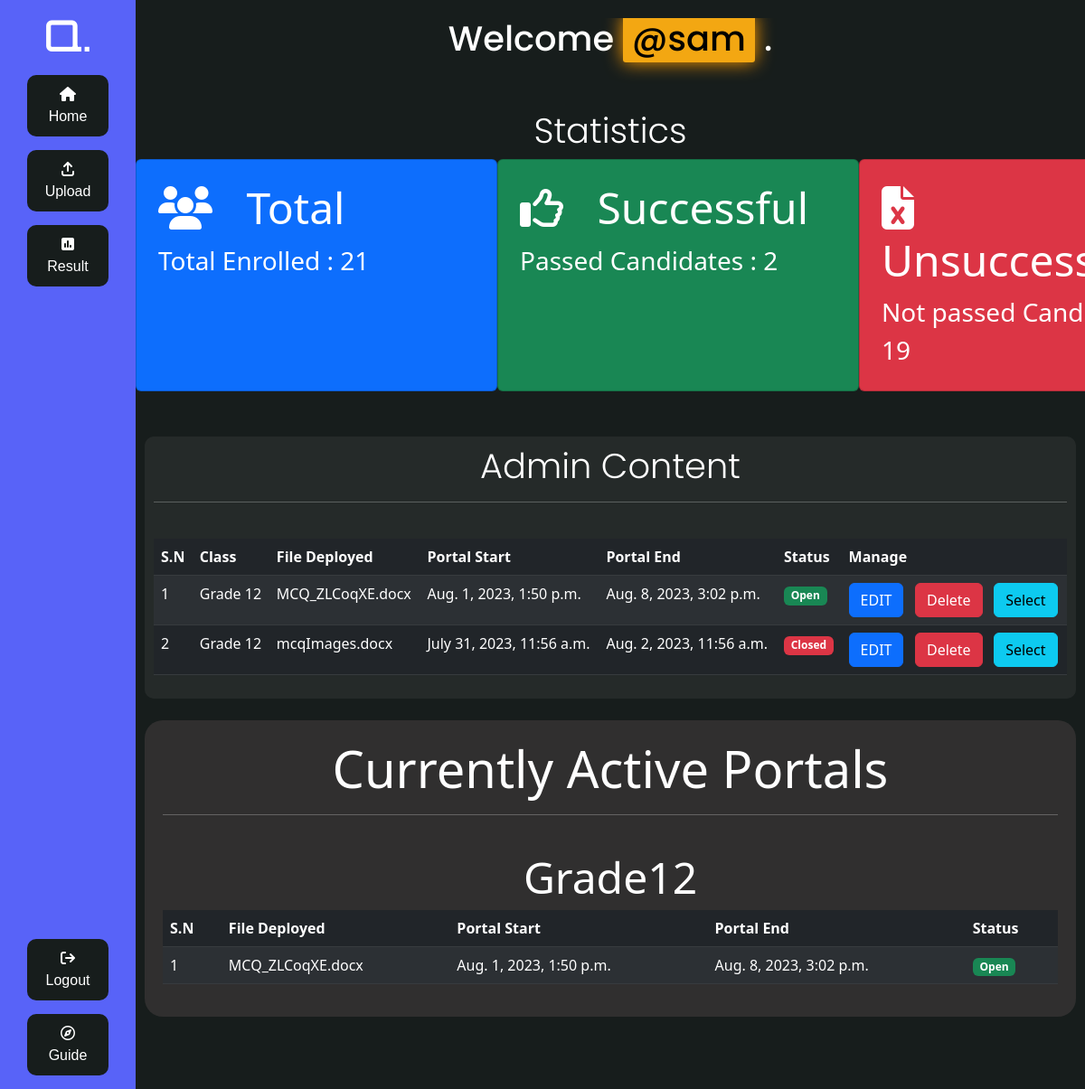
Page /adminPage/ (signed in) on the earlier database version.
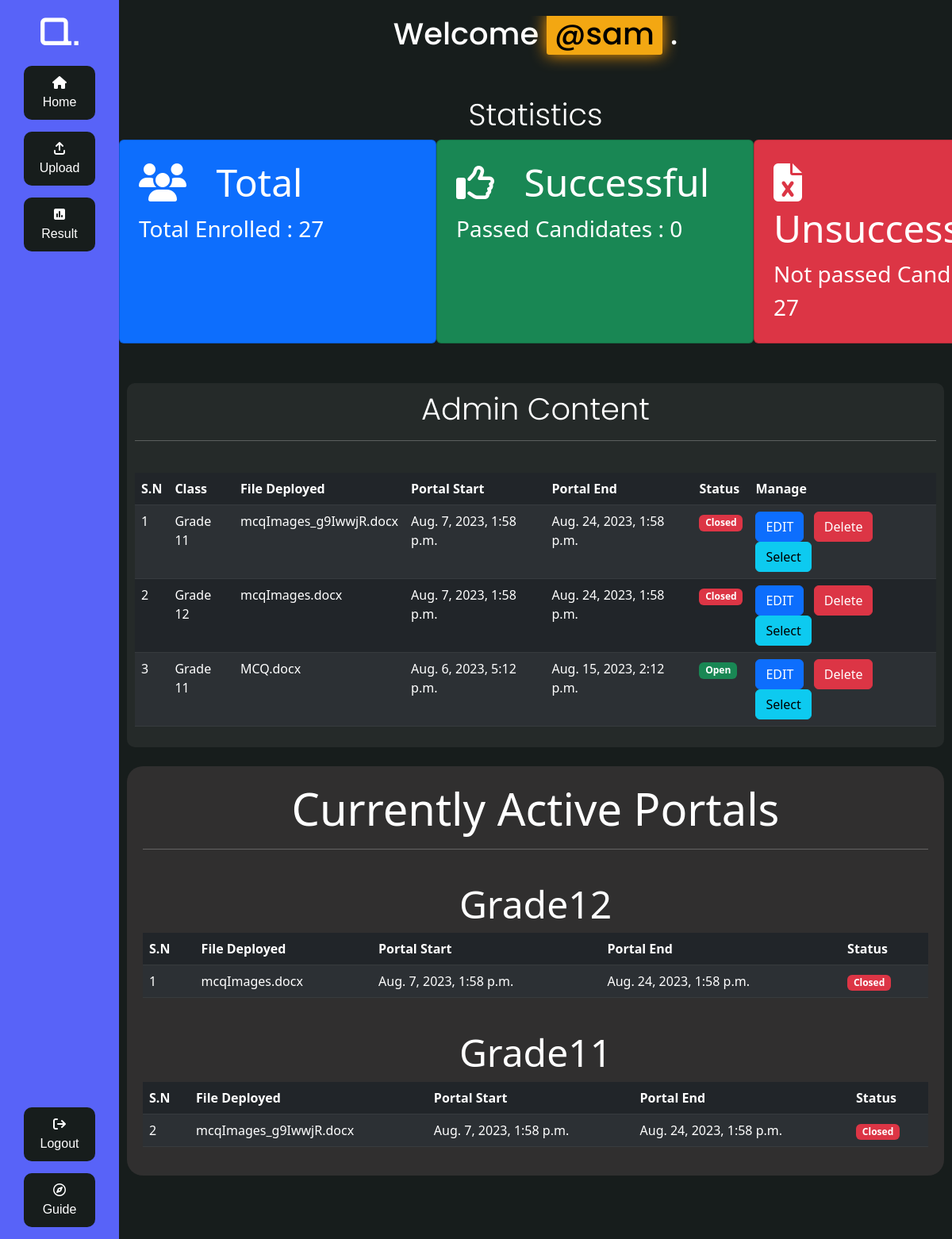
Same page on the later database version.
### validator/models.py (models this page shows, shortened)
class CustomUser(AbstractUser):
    first_name = models.CharField(max_length=50, unique=True,error_messages={
            'blank': 'This field cannot be blank. Please provide Institution code.',
            'invalid': 'Please enter a valid value for this field.',
            'unique': 'Provided code is already in use. Try new one',})
    active_portals = models.JSONField(default=default_portals_dict,null=True)

### TeacherAdmin/models.py (models this page shows, shortened)
class AdminInfo(models.Model):
    user = models.ForeignKey(CustomUser,on_delete=models.CASCADE)
    FOR_CLASS = models.IntegerField(default=0,null=False,)
    INSNAME = models.CharField(max_length=250) # not ins code
    FULLMARKS = models.IntegerField()
    PASSMARKS = models.IntegerField()
    FILENAME = models.FileField(upload_to="WordFiles",max_length=250,null=True,default=None)
    ADDTEXT = models.CharField(max_length=500)
    IMAGES_DICT = models.JSONField(default=default_images_dict) # type: ignore
    Start_time = models.DateTimeField(blank=True,null=True)
    End_time = models.DateTimeField(blank=True, null=True)

### TeacherAdmin/views.py (the view)
# urls.py: path('',views.dashboard,name='dash'),
def dashboard(req):
    user=req.user
    context_of_object ={}
    if not user.is_anonymous:
        AdminInfo_objects = AdminInfo.objects.filter(user=user)
        St_object_Pass = len(StInfoModels.objects.filter(Pass=True,User=user))
        St_object_Total = len(StInfoModels.objects.filter(User=user))
        current_time = datetime.now().strftime('%Y-%m-%d %H:%M')
        for grade in AdminInfo_objects.values('FOR_CLASS').distinct().order_by('FOR_CLASS'):
            str_grade =str(grade['FOR_CLASS'])
            if str_grade in req.session:
                id_adminInfo = req.session[str_grade]
                active_admin_object = AdminInfo_objects.get(id=id_adminInfo)
            else:
                active_admin_object = AdminInfo_objects.filter(FOR_CLASS = grade['FOR_CLASS']).last()
            context_of_object[f"Grade{grade['FOR_CLASS']}"]=active_admin_object
        context={
            "AdminInfo_objects": AdminInfo_objects,
            'current_time': current_time,
            'Total_student':St_object_Total,
            'Pass_student':St_object_Pass,
            'active_list':context_of_object,
        }
        return render(req,"TeacherAdmin/dashboard.html",context)
    else:
        return redirect("validator/")

### TeacherAdmin/templatetags/custom_filters_teacherAdmin.py (called while the page is built)
@register.filter
def split(text,split_from):
    return str(text).split(split_from)[-1]

@register.filter
def subtract(val1,val2):
    return val1-val2

### TeacherAdmin/templates/TeacherAdmin/dashboard.html (shortened to what this page needs)
{% extends 'TeacherAdmin/base.html' %}
{% load static %}
{% load crispy_forms_tags %}
{% load custom_filters_teacherAdmin %}
{% block content %}
<div class="main">
    <h1>Welcome <span class="span">@{{user.username}}</span> .</h1>
    <br><br>
    <h1 class="display-5">Statistics</h1>
    <div class="d-flex justify-content-evenly">
        <div class="card text-white bg-primary mb-3 p-2" style="max-width: 20rem; min-width: 400px;">
            <div class="card-body">
                <h1 class="card-title display-5"> <i class="fa-solid fa-users"></i> &nbsp Total</h1>
                <p class="card-text fs-3"> Total Enrolled : {{Total_student}}</p>
            </div>
        </div>
        <div class="card text-white bg-success mb-3 p-2 " style="max-width: 20rem; min-width: 400px;">
            <div class="card-body">
                <h1 class="card-title display-5"><i class="fa-regular fa-thumbs-up"></i> &nbsp Successful</h1>
                <p class="card-text fs-3">Passed Candidates : {{Pass_student}}</p>
            </div>
        </div>
        <div class="card text-white bg-danger mb-3 p-2" style="max-width: 20rem; min-width: 400px;">
            <div class="card-body">
                <h1 class="card-title display-5"> <i class="fa-solid fa-file-excel fa-beat"></i> &nbsp Unsuccessful</h1>
                <p class="card-text fs-3">Not passed Candidates : {{ Total_student|subtract:Pass_student }}</p>
            </div>
        </div>
    </div>
    <br>
    <div class="table1">
        <table class="table table-dark table-striped table-hover p-3">
            <h1 class="display-2">Admin Content</h1> <hr> <br>
            <thead>
                <tr>
                    <th>S.N</th>
                    <th>Class</th>
                    <th>File Deployed</th>
                    <th>Portal Start</th>
                    <th>Portal End</th>
                    <th>Status</th>
                    <th>Manage</th>
                </tr>
            </thead>
            <tbody>
                {% for object in AdminInfo_objects reversed%}
                <tr class="table-dark row{{object.id}}">
                    <td>{{forloop.counter}}</td>
                    <td  id="class_{{object.id}}">Grade {{ object.FOR_CLASS }}</td>
                    <td>{{ object.FILENAME|split:"/" }}</td>
                    <td>{{ object.Start_time}}</td>
                    <td>{{ object.End_time }}</td>
                    {% if current_time >= object.Start_time|date:"Y-m-d H:i" and current_time <= object.End_time|date:"Y-m-d H:i" %} <td> <span class="badge bg-success">Open</span> </td>
                        {% else %}
                        <td><span class="badge bg-danger">Closed</span></td>
                        {% endif %}
                        <td>
                            <button type="button" class="btn btn-primary"
                                onclick="window.location.href = 'edit/{{object.id}}'">EDIT</button> &nbsp
                            <button type="button" class="btn btn-danger delete-btn"
                                data-row_btn_id={{object.id}}>Delete</button> &nbsp
                            <button type="button" class="btn btn-info select-btn"
                                data-row_btn_id={{object.id}} data-toggle="modal" data-target="#myModal" >Select</button>
                        </td>
                </tr>
                {% endfor %}
            </tbody>
        </table>
    </div>
    <div class="table2 mt-4" style="margin: 10px; padding: 20px;margin-bottom: 100px;" >
        <h2 class="display-4 text-center" >Currently Active Portals</h2>
        <hr>
            {% for key , object in active_list.items reversed%}
                <br>
                <h1 class="display-5 text-center">{{key}}</h1>
                    <table class="table table-dark table-striped table-hover p-3">
                        <thead>
                            <tr>
                                <th>S.N</th>
                                <th>File Deployed</th>
                                <th>Portal Start</th>
                                <th>Portal End</th>
                                <th>Status</th>
                            </tr>
                        </thead>
                        <tbody>
                            <tr class="table-dark row{{object.id}}">
                                <td>{{forloop.counter}}</td>
                                <td>{{ object.FILENAME|split:"/" }}</td>
                                <td>{{ object.Start_time}}</td>
                                <td>{{ object.End_time }}</td>
                                {% if current_time >= object.Start_time|date:"Y-m-d H:i" and current_time <= object.End_time|date:"Y-m-d H:i" %} <td> <span class="badge bg-success">Open</span> </td>
                                {% else %}
                                <td><span class="badge bg-danger text-center">Closed</span></td>
                                {% endif %}
                            </tr>
                        </tbody>
                    </table>
            {% endfor %}
    </div>
</div>
{% endblock %}

### TeacherAdmin/templates/TeacherAdmin/base.html (shortened to what this page needs)
{% load static %}
<!DOCTYPE html>
<html lang="en">
<head>
    <link href="https://cdn.jsdelivr.net/npm/bootstrap@5.3.0/dist/css/bootstrap.min.css" rel="stylesheet"
>
</head>
<body>
    {% url 'dash' as dash_url %}
    {% if user.is_authenticated %}
    <main>
        <div class="left">
            <nav>
                <div class="top">
                    <div class="logo">
                        <h1>Q.</h1>
                    </div>
                    <ul>
                        <li>
                            <a href="{% url 'dash'%}"><i class="fa-solid fa-house"></i> <br> Home</a>
                            <a href="{% url 'upload' %}"> <i class="fa-solid fa-arrow-up-from-bracket"></i> <br>
                                Upload</a>
                            <a href="{% url 'result' %}"><i class="fa-solid fa-square-poll-vertical"></i> <br>Result</a>
                        </li>
                    </ul>
                </div>
                <div class="bottom">
                    <ul>
                        <li>
                            <a href="{{dash_url}}validator/logout"> <i class="fa-solid fa-arrow-right-from-bracket"></i>
                                <br> Logout</a>
                            <a href=""> <i class="fa-regular fa-compass"></i> <br> Guide</a>
                        </li>
                    </ul>
                </div>
            </nav>
        </div>
        <div class="right">
            {% block content %}
            {% endblock %}
        </div>
    </main>
    {% else %}
    <script>
        window.location.href = "{{dash_url}}validator/login/"
    </script>
    {% endif %}
</body>
</html>

### TeacherAdmin/templates/TeacherAdmin/base.html (style rules this page uses)
:root { --black: #171D1C; --blue: #5863F8; --yellow: #F3A712; --red: #FF331F; }
* { margin: 0px; padding: 0px; box-sizing: border-box;; }
main { display: flex; align-items: center; justify-content: center; }
.left, .right { height: 100vh; }
.right { width: 95vw; background-color: var(--black);; color: white; overflow: hidden; }
.left { background-color: #5863F8; max-width: 200px; width: 13vw; min-width: 150px; }
.left>nav { width: 100%; height: 100%; display: flex; flex-direction: column; justify-content: space-between; }
ul { margin: 0px; padding: 0px; }
ul li { list-style: none; }
main > .left > nav > .top a, .bottom a { display: block; text-decoration: none; text-align: center; font-size: 1rem; transition: ease 0.5s; margin: 3px; background-color: var(--black); color: white; width: 50%; border-radius: 10px; margin: 15px auto; font-family: 'Franklin Gothic Medium', 'Arial Narrow', Arial, sans-serif; padding: 10px; min-width: 90px; }
.logo { margin: 10px; text-align: center; font-family: 'Orbitron', sans-serif; color: white; }
.logo>h1 { font-size: 3rem; }

### TeacherAdmin/templates/TeacherAdmin/dashboard.html (style rules this page uses)
body { overflow: hidden; }
.main { max-height: 100vh; overflow-y: scroll; }
.main { margin: 20px auto 0px auto; }
.main>h1 { text-align: center; font-family: 'Poppins', sans-serif; font-size: 2.4rem; }
.main>h1>.span { background-color: var(--yellow); color: black; border-radius: 3px; box-shadow: 0px 0px 20px rgb(255, 157, 0); padding: 0px 10px; }
.table1 { background-color: rgba(102, 102, 102, 0.192); padding: 10px; margin: 10px; border-radius: 10px; }
.table1>h1 { text-align: center; font-family: 'Poppins', sans-serif; font-size: 2.4rem; }
.table2 { background-color: rgb(48, 47, 47); border-radius: 20px; }

Differences in the rows shown:
removed AdminInfo: FOR_CLASS "12", FILENAME|split "MCQ_ZLCoqXE.docx", Start_time "Aug. 1, 2023, 1:50 p.m.", End_time "Aug. 8, 2023, 3:02 p.m.", shows "Open", key "Grade12"
removed AdminInfo: FOR_CLASS "12", FILENAME|split "mcqImages.docx", Start_time "July 31, 2023, 11:56 a.m.", End_time "Aug. 2, 2023, 11:56 a.m.", shows "Closed", shown under "Admin Content"
added AdminInfo: FOR_CLASS "11", FILENAME|split "mcqImages_g9IwwjR.docx", Start_time "Aug. 7, 2023, 1:58 p.m.", End_time "Aug. 24, 2023, 1:58 p.m.", shows "Closed", key "Grade11"
added AdminInfo: FOR_CLASS "12", FILENAME|split "mcqImages.docx", Start_time "Aug. 7, 2023, 1:58 p.m.", End_time "Aug. 24, 2023, 1:58 p.m.", shows "Closed", key "Grade12"
added AdminInfo: FOR_CLASS "11", FILENAME|split "MCQ.docx", Start_time "Aug. 6, 2023, 5:12 p.m.", End_time "Aug. 15, 2023, 2:12 p.m.", shows "Open", shown under "Admin Content"
Other differences:
{{ Total_student }}: "21" → "27"
{{ Pass_student }}: "2" → "0"
{{ Total_student|subtract:Pass_student }}: "19" → "27"
